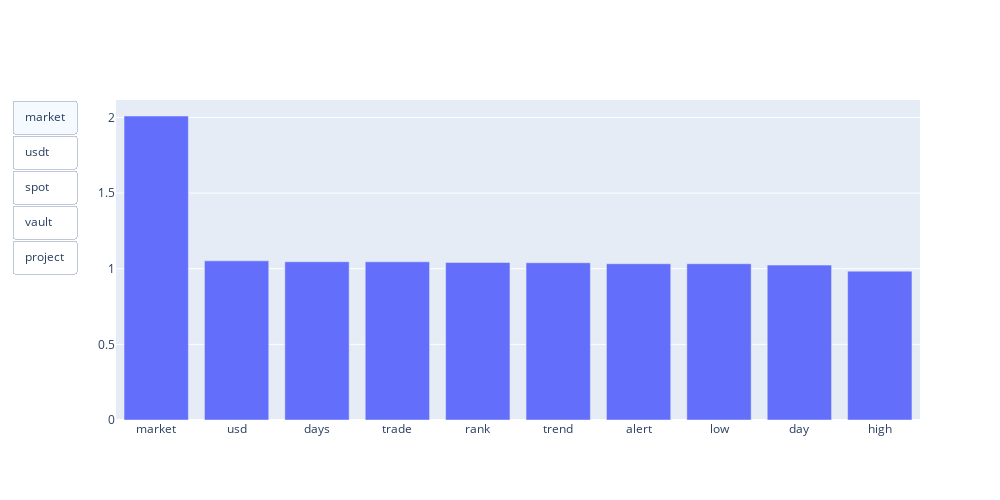

Write notebook code for a chart like this one.
### Code cell
from sklearn.decomposition import NMF

model_NMF = NMF(n_components=K, init='random', random_state=0)
model_NMF.fit(X_tfidf)

plot_top_words(model_NMF, idx2word, n_top_words)

### Figure 1 — Plotly figure (JSON) as saved in the notebook; plotly's stock layout.template omitted (floating-point values rounded to 4 significant figures)
{"data": [{"name": "bar", "type": "bar", "visible": true, "x": ["market", "usd", "days", "trade", "rank", "trend", "alert", "low", "day", "high"], "xaxis": "x", "y": [2.01, 1.052, 1.046, 1.046, 1.041, 1.039, 1.033, 1.033, 1.024, 0.9841], "yaxis": "y"}, {"name": "bar", "type": "bar", "visible": false, "x": ["usdt", "minute", "earth", "moon", "volatile", "high", "saita", "bone", "sol", "shib"], "xaxis": "x", "y": [2.727, 0.5561, 0.4024, 0.3665, 0.2131, 0.1132, 0.05129, 0.04377, 0.03857, 0.03685], "yaxis": "y"}, {"name": "bar", "type": "bar", "visible": false, "x": ["spot", "hrs", "gmt", "total", "trading", "flow", "net", "price", "change", "volume"], "xaxis": "x", "y": [1.338, 1.338, 1.327, 0.9563, 0.9366, 0.8406, 0.8373, 0.7757, 0.7742, 0.6315], "yaxis": "y"}, {"name": "bar", "type": "bar", "visible": false, "x": ["vault", "awesome", "location", "play", "join", "user", "roman", "green", "lqcijjjfmb", "rudt"], "xaxis": "x", "y": [1.354, 1.351, 1.349, 1.348, 1.272, 1.162, 0.5389, 0.2989, 0.1535, 0.1036], "yaxis": "y"}, {"name": "bar", "type": "bar", "visible": false, "x": ["project", "good", "nfl", "great", "future", "team", "wish", "success", "sir", "hopefully"], "xaxis": "x", "y": [2.242, 1.355, 1.038, 0.6121, 0.4748, 0.429, 0.3566, 0.3462, 0.345, 0.3061], "yaxis": "y"}], "layout": {"height": 500, "updatemenus": [{"buttons": [{"args": [{"visible": [true, false, false, false, false]}], "label": "market", "method": "update"}, {"args": [{"visible": [false, true, false, false, false]}], "label": "usdt", "method": "update"}, {"args": [{"visible": [false, false, true, false, false]}], "label": "spot", "method": "update"}, {"args": [{"visible": [false, false, false, true, false]}], "label": "vault", "method": "update"}, {"args": [{"visible": [false, false, false, false, true]}], "label": "project", "method": "update"}], "type": "buttons"}], "width": 1000, "xaxis": {"anchor": "y", "domain": [0, 1]}, "yaxis": {"anchor": "x", "domain": [0, 1]}}}
